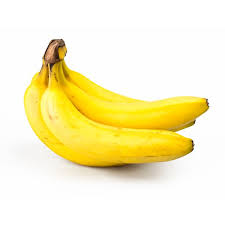
#> input picture img/banano.jpg, 225 x 225 px
$ python filter_kernel.py
#> lines starting #> are read from the running program, lines starting #| are printed output that depends on the picture
# -*- coding: utf-8 -*-
"""
Created on Tue Nov 24 11:42:47 2020

@author: Usuario
"""

import cv2
import numpy as np

img_ori = cv2.imread('img/banano.jpg')
#> img_ori is the input picture: shape (225, 225, 3); mean B, G, R 197.1, 240.5, 248.7
cv2.imshow('Img-Ori', img_ori)

#Kernel's
kernel_3x3 = np.ones((3,3),np.float32)/(3*3)
output = cv2.filter2D(img_ori, -1,kernel_3x3)
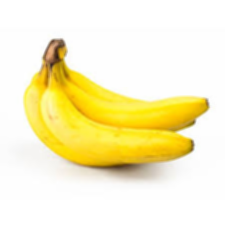
#> output: shape (225, 225, 3); mean B, G, R 197.1, 240.5, 248.7
cv2.imshow('3x3', output)

kernel_3x3 = np.ones((5,5),np.float32)/(5*5)
output = cv2.filter2D(img_ori, -1,kernel_3x3)
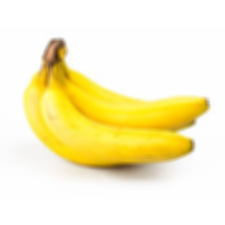
#> output: shape (225, 225, 3); mean B, G, R 197.1, 240.5, 248.7
cv2.imshow(' 5x5', output)

kernel_3x3 = np.ones((31,31),np.float32)/(31*31)
output = cv2.filter2D(img_ori, -1,kernel_3x3)
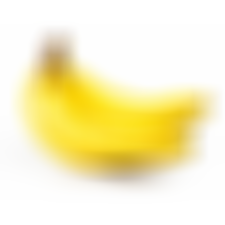
#> output: shape (225, 225, 3); mean B, G, R 197.1, 240.5, 248.7
cv2.imshow('31x31', output)

#Filtro Gaussiano
#> (the run stopped early here; a loop or call above may not have finished)
